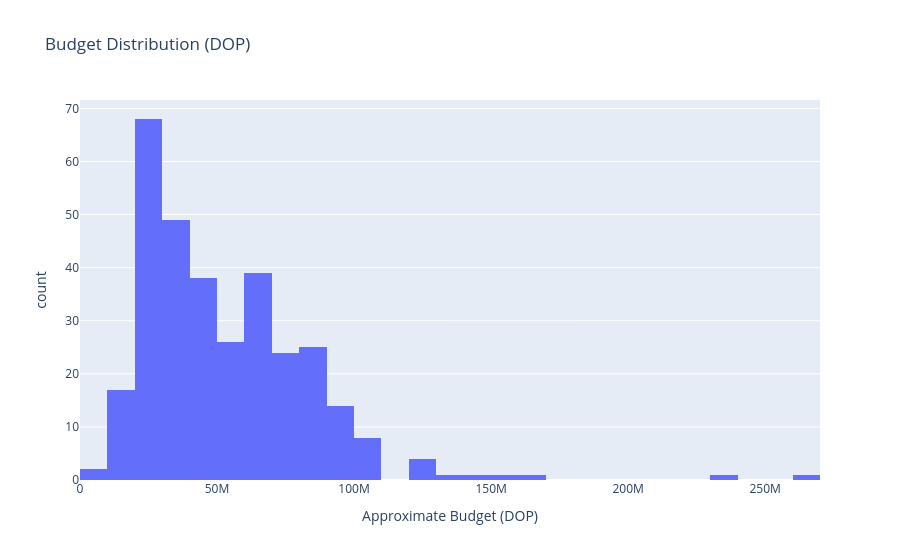

Here is the notebook cell this chart was saved with:
### Markdown cell above
## 9. Budget Analysis

Analyzing the approximate budget distribution across Dominican productions. Note: This field has a high missing rate — findings should be interpreted with caution.

### Code cell
# Budget distribution (only available values)
budget_df = df[df['approx_budget'].notna()]

print(f"Budget data available for {len(budget_df)} of {len(df)} films ({len(budget_df)/len(df)*100:.1f}%)\n")

fig = px.histogram(
    budget_df,
    x='approx_budget',
    title='Budget Distribution (DOP)',
    labels={'approx_budget': 'Approximate Budget (DOP)'},
    color_discrete_sequence=['#636EFA']
)
fig.show()

print(f"\nAverage budget: RD${budget_df['approx_budget'].mean():,.0f}")
print(f"Median budget:  RD${budget_df['approx_budget'].median():,.0f}")
print(f"Max budget:     RD${budget_df['approx_budget'].max():,.0f}")
print(f"Min budget:     RD${budget_df['approx_budget'].min():,.0f}")

### Figure 1 — Plotly figure (JSON) as saved in the notebook; plotly's stock layout.template omitted (floating-point values rounded to 4 significant figures; data arrays with more than 128 entries replaced by an {"elided": "..."} marker saying what was removed)
{"data": [{"bingroup": "x", "hovertemplate": "Approximate Budget (DOP)=%{x}<br>count=%{y}<extra></extra>", "legendgroup": "", "marker": {"color": "#636EFA", "pattern": {"shape": ""}}, "name": "", "orientation": "v", "showlegend": false, "type": "histogram", "x": {"elided": "320 float values"}, "xaxis": "x", "yaxis": "y"}], "layout": {"barmode": "relative", "legend": {"tracegroupgap": 0}, "title": {"text": "Budget Distribution (DOP)"}, "xaxis": {"anchor": "y", "domain": [0, 1], "title": {"text": "Approximate Budget (DOP)"}}, "yaxis": {"anchor": "x", "domain": [0, 1], "title": {"text": "count"}}}}
